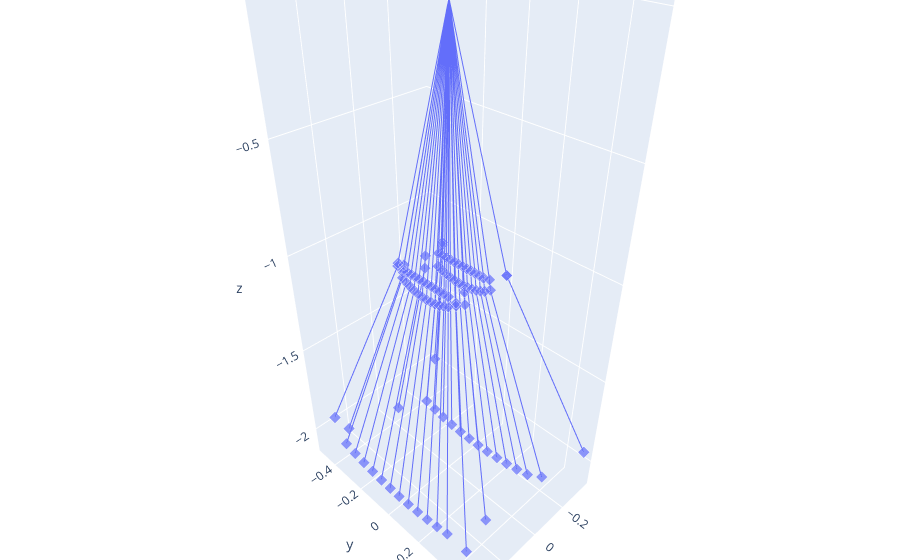

The cell this chart's notebook holds for it:
### Code cell
import visu3d as v3d 

idx = 5000
# poss = np.concatenate((r0[valid][::idx, :3], r1[::idx, :3]),axis=0)
# dirss = np.concatenate((r0[valid][::idx, 3:], r1[::idx, 3:]),axis=0)

viz = visu3d_tracer([r0[valid][::idx], r2[valid][::idx], r4[valid][::idx]])
viz.fig

### Figure 1 — Plotly figure (JSON) as saved in the notebook; plotly's stock layout.template omitted (floating-point values rounded to 4 significant figures; data arrays with more than 128 entries replaced by an {"elided": "..."} marker saying what was removed)
{"data": [{"legendgroup": "Ray 0", "marker": {"size": {"elided": "288 int values"}, "symbol": "diamond"}, "mode": "lines+markers", "name": "Ray 0", "showlegend": false, "type": "scatter3d", "x": {"elided": "288 float values"}, "y": {"elided": "288 float values"}, "z": {"elided": "288 float values"}}, {"marker": {"color": "rgba(0, 0, 0, 0.0)", "size": 0.01}, "showlegend": false, "type": "scatter3d", "x": [0], "y": [0], "z": [0]}], "layout": {"legend": {"y": 0.96}, "margin": {"b": 0, "l": 0, "r": 0, "t": 0}, "scene": {"aspectmode": "data"}}}
